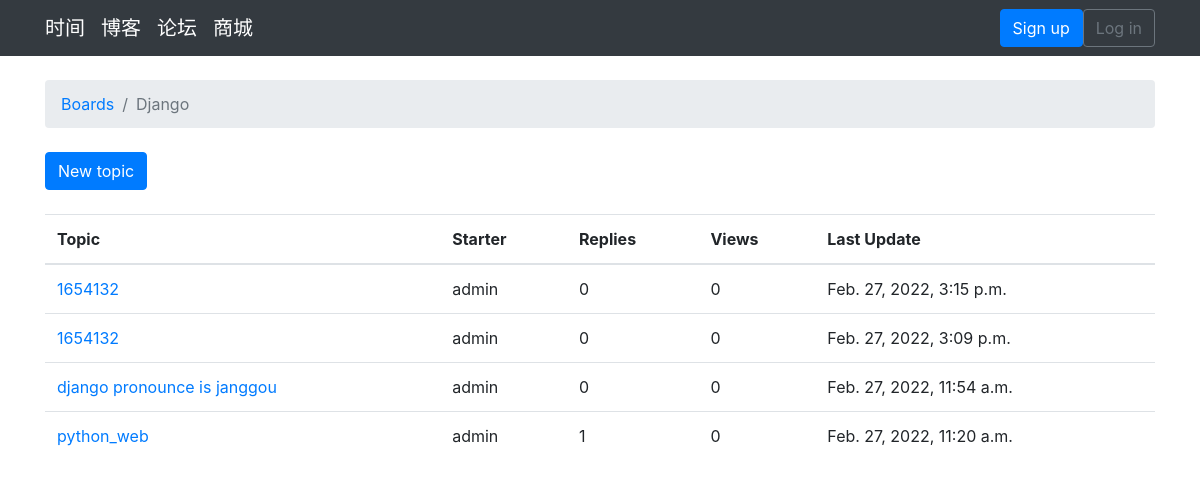
The app's page /boards/1/ with its own data.
### boards/models.py (models this page shows, shortened)
class Board(models.Model):
    name = models.CharField(max_length=30, unique=True)
    description = models.CharField(max_length=100)

class Topic(models.Model):
    subject = models.CharField(max_length=255)
    last_updated = models.DateTimeField(auto_now_add=True)
    board = models.ForeignKey(Board, on_delete=models.CASCADE,related_name='topics')
    starter = models.ForeignKey(User, on_delete=models.CASCADE,related_name='topics')
    views = models.PositiveIntegerField(default=0)

### boards/views.py (the view)
# urls.py: re_path(r'^(?P<pk>\d+)/$', views.board_topics, name='board_topics'),
def board_topics(request, pk):
    board=get_object_or_404(Board,pk=pk)
    topics = board.topics.order_by('-last_updated').annotate(replies=Count('posts') - 1)
    return render(request, 'topics.html', {'board': board, 'topics': topics})

### templates/topics.html (shortened to what this page needs)
{% extends 'base.html' %}
{% block breadcrumb %}
  <li class="breadcrumb-item"><a href="{% url 'home' %}">Boards</a></li>
  <li class="breadcrumb-item active">{{ board.name }}</li>
{% endblock %}
{% block content %}
    <div class="mb-4">
      <a href="{% url 'new_topic' board.pk %}" class="btn btn-primary">New topic</a>
    </div>
    <table class="table">
      <thead class="thead-inverse">
        <tr>
          <th>Topic</th>
          <th>Starter</th>
          <th>Replies</th>
          <th>Views</th>
          <th>Last Update</th>
        </tr>
      </thead>
      <tbody>
        {% for topic in topics %}
          <tr>
            <td><a href="{% url 'topic_posts' board.pk topic.pk %}">{{ topic.subject }}</a></td>
            <td>{{ topic.starter.username }}</td>
            <td>{{ topic.replies }}</td>
            <td>{{ topic.views }}</td>
            <td>{{ topic.last_updated }}</td>
          </tr>
        {% endfor %}
      </tbody>
    </table>
{% endblock %}

### records on screen
Board: name "Django"
Topic: subject "1654132", starter.username "admin", replies "0", views "0", last_updated "Feb. 27, 2022, 3:15 p.m."
Topic: subject "1654132", starter.username "admin", replies "0", views "0", last_updated "Feb. 27, 2022, 3:09 p.m."
Topic: subject "django pronounce is janggou", starter.username "admin", replies "0", views "0", last_updated "Feb. 27, 2022, 11:54 a.m."
Topic: subject "python_web", starter.username "admin", replies "1", views "0", last_updated "Feb. 27, 2022, 11:20 a.m."
